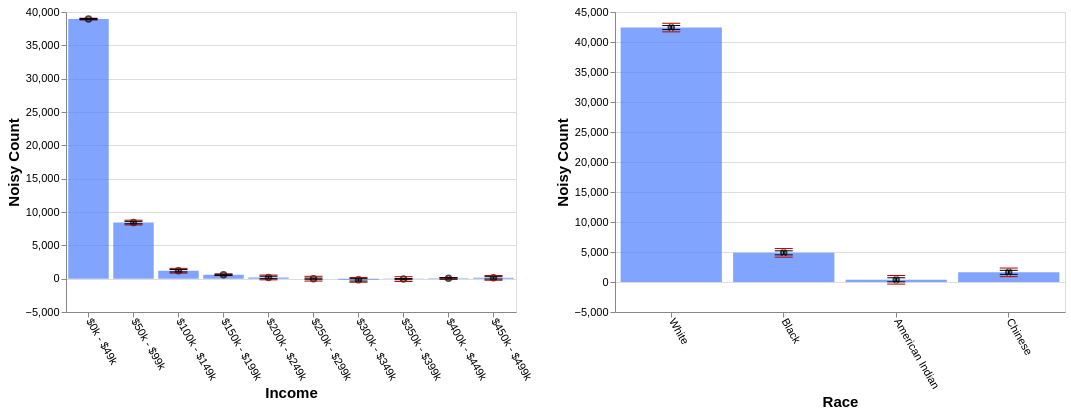

Vega-Lite specification stored for this chart:
### Vega-Lite specification from a JSON file in a GitHub repository (floating-point values rounded to 4 significant figures)
{"config": {"view": {"continuousWidth": 400, "continuousHeight": 300}, "axis": {"labelFontSize": 11, "titleFontSize": 15}, "axisBottom": {"labelAngle": 60}}, "hconcat": [{"layer": [{"mark": "bar", "encoding": {"color": {"value": "transparent"}, "tooltip": [{"aggregate": "sum", "field": "noisy_count", "title": "noisy count", "type": "quantitative"}, {"aggregate": "sum", "field": "noisy_count_prev", "title": "prev count", "type": "quantitative"}, {"aggregate": "sum", "field": "error", "title": "current error", "type": "quantitative"}, {"aggregate": "sum", "field": "error_prev", "title": "prev error", "type": "quantitative"}], "x": {"field": "income", "sort": null, "title": "Income", "type": "ordinal"}}, "height": 300, "selection": {"selector621": {"type": "interval", "encodings": ["x"]}}, "transform": [{"filter": {"selection": "selector622"}}], "width": 450}, {"mark": {"type": "bar", "color": "gray", "opacity": 0}, "encoding": {"x": {"field": "income", "sort": null, "title": "Income", "type": "ordinal"}, "y": {"aggregate": "sum", "field": "noisy_count_prev", "type": "quantitative"}}, "transform": [{"filter": {"selection": "selector622"}}]}, {"mark": {"type": "bar", "color": "#4C7FFF", "opacity": 0.7}, "encoding": {"x": {"field": "income", "sort": null, "title": "Income", "type": "ordinal"}, "y": {"aggregate": "sum", "field": "noisy_count", "type": "quantitative"}}, "transform": [{"filter": {"selection": "selector622"}}]}, {"mark": {"type": "point", "color": "black", "opacity": 0.7}, "encoding": {"x": {"field": "income", "sort": null, "title": "Income", "type": "ordinal"}, "y": {"aggregate": "sum", "field": "noisy_count", "title": "Noisy Count", "type": "quantitative"}}, "transform": [{"filter": {"selection": "selector622"}}]}, {"mark": {"type": "rule", "color": "#B6B6B6", "size": 2, "strokeDash": [3, 3]}, "encoding": {"x": {"field": "income", "sort": null, "title": "Income", "type": "ordinal"}, "y": {"aggregate": "sum", "field": "plus_error_prev_income", "title": "", "type": "quantitative"}, "y2": {"aggregate": "sum", "field": "minus_error_prev_income", "title": ""}}, "transform": [{"filter": {"selection": "selector622"}}]}, {"mark": {"type": "tick", "color": "#B90000", "size": 0, "strokeDash": [1, 1]}, "encoding": {"x": {"field": "income", "sort": null, "title": "Income", "type": "ordinal"}, "y": {"aggregate": "sum", "field": "plus_error_prev_income", "type": "quantitative"}}, "transform": [{"filter": {"selection": "selector622"}}]}, {"mark": {"type": "tick", "color": "#B90000", "size": 0, "strokeDash": [3, 1]}, "encoding": {"x": {"field": "income", "sort": null, "title": "Income", "type": "ordinal"}, "y": {"aggregate": "sum", "field": "minus_error_prev_income", "type": "quantitative"}}, "transform": [{"filter": {"selection": "selector622"}}]}, {"mark": {"type": "rule", "color": "black", "size": 2}, "encoding": {"x": {"field": "income", "sort": null, "title": "Income", "type": "ordinal"}, "y": {"aggregate": "sum", "field": "plus_error", "title": "", "type": "quantitative"}, "y2": {"aggregate": "sum", "field": "minus_error", "title": ""}}, "transform": [{"filter": {"selection": "selector622"}}]}, {"mark": {"type": "tick", "color": "black", "width": 0}, "encoding": {"x": {"field": "income", "sort": null, "title": "Income", "type": "ordinal"}, "y": {"aggregate": "sum", "field": "plus_error", "type": "quantitative"}}, "transform": [{"filter": {"selection": "selector622"}}]}, {"mark": {"type": "tick", "color": "black", "width": 0}, "encoding": {"x": {"field": "income", "sort": null, "title": "Income", "type": "ordinal"}, "y": {"aggregate": "sum", "field": "minus_error", "type": "quantitative"}}, "transform": [{"filter": {"selection": "selector622"}}]}]}, {"layer": [{"mark": "bar", "encoding": {"color": {"value": "transparent"}, "tooltip": [{"aggregate": "sum", "field": "noisy_count", "title": "noisy count", "type": "quantitative"}, {"aggregate": "sum", "field": "noisy_count_prev", "title": "prev count", "type": "quantitative"}, {"aggregate": "sum", "field": "error", "title": "current error", "type": "quantitative"}, {"aggregate": "sum", "field": "error_prev", "title": "prev error", "type": "quantitative"}], "x": {"field": "race", "sort": null, "title": "Race", "type": "ordinal"}}, "height": 300, "selection": {"selector622": {"type": "interval", "encodings": ["x"]}}, "transform": [{"filter": {"selection": "selector621"}}], "width": 450}, {"mark": {"type": "bar", "color": "gray", "opacity": 0}, "encoding": {"x": {"field": "race", "sort": null, "title": "Race", "type": "ordinal"}, "y": {"aggregate": "sum", "field": "noisy_count_prev", "type": "quantitative"}}, "transform": [{"filter": {"selection": "selector621"}}]}, {"mark": {"type": "bar", "color": "#4C7FFF", "opacity": 0.7}, "encoding": {"x": {"field": "race", "sort": null, "title": "Race", "type": "ordinal"}, "y": {"aggregate": "sum", "field": "noisy_count", "type": "quantitative"}}, "transform": [{"filter": {"selection": "selector621"}}]}, {"mark": {"type": "point", "color": "black", "opacity": 0.7}, "encoding": {"x": {"field": "race", "sort": null, "title": "Race", "type": "ordinal"}, "y": {"aggregate": "sum", "field": "noisy_count", "title": "Noisy Count", "type": "quantitative"}}, "transform": [{"filter": {"selection": "selector621"}}]}, {"mark": {"type": "rule", "color": "#B6B6B6", "size": 2, "strokeDash": [3, 3]}, "encoding": {"x": {"field": "race", "sort": null, "title": "Race", "type": "ordinal"}, "y": {"aggregate": "sum", "field": "plus_error_prev_race", "title": "", "type": "quantitative"}, "y2": {"aggregate": "sum", "field": "minus_error_prev_race", "title": ""}}, "transform": [{"filter": {"selection": "selector621"}}]}, {"mark": {"type": "tick", "color": "#B90000", "size": 0, "strokeDash": [1, 1]}, "encoding": {"x": {"field": "race", "sort": null, "title": "Race", "type": "ordinal"}, "y": {"aggregate": "sum", "field": "plus_error_prev_race", "type": "quantitative"}}, "transform": [{"filter": {"selection": "selector621"}}]}, {"mark": {"type": "tick", "color": "#B90000", "size": 0, "strokeDash": [3, 1]}, "encoding": {"x": {"field": "race", "sort": null, "title": "Race", "type": "ordinal"}, "y": {"aggregate": "sum", "field": "minus_error_prev_race", "type": "quantitative"}}, "transform": [{"filter": {"selection": "selector621"}}]}, {"mark": {"type": "rule", "color": "black", "size": 2}, "encoding": {"x": {"field": "race", "sort": null, "title": "Race", "type": "ordinal"}, "y": {"aggregate": "sum", "field": "plus_error", "title": "", "type": "quantitative"}, "y2": {"aggregate": "sum", "field": "minus_error", "title": ""}}, "transform": [{"filter": {"selection": "selector621"}}]}, {"mark": {"type": "tick", "color": "black", "width": 0}, "encoding": {"x": {"field": "race", "sort": null, "title": "Race", "type": "ordinal"}, "y": {"aggregate": "sum", "field": "plus_error", "type": "quantitative"}}, "transform": [{"filter": {"selection": "selector621"}}]}, {"mark": {"type": "tick", "color": "black", "width": 0}, "encoding": {"x": {"field": "race", "sort": null, "title": "Race", "type": "ordinal"}, "y": {"aggregate": "sum", "field": "minus_error", "type": "quantitative"}}, "transform": [{"filter": {"selection": "selector621"}}]}]}], "data": {"name": "data-b6b8682eb790926056e66e197a5e8d7a"}, "$schema": "https://vega.github.io/schema/vega-lite/v4.17.0.json", "datasets": {"data-b6b8682eb790926056e66e197a5e8d7a": [{"income": "$0k - $49k", "race": "White", "noisy_count": 33140.0, "true_count": 33160.0, "plus_error": 33170.0, "minus_error": 33120.0, "error": 22.6, "noisy_count_prev": 33120.0, "true_count_prev": 33160.0, "plus_error_prev": 33150.0, "minus_error_prev": 33090.0, "error_prev": 30.3, "plus_error_prev_income": 33170.0, "minus_error_prev_income": 33110.0, "plus_error_prev_race": 33150.0, "minus_error_prev_race": 33090.0}, {"income": "$0k - $49k", "race": "Black", "noisy_count": 4289.0, "true_count": 4314.0, "plus_error": 4312.0, "minus_error": 4267.0, "error": 22.6, "noisy_count_prev": 4301.0, "true_count_prev": 4314.0, "plus_error_prev": 4331.0, "minus_error_prev": 4271.0, "error_prev": 30.3, "plus_error_prev_income": 4350.0, "minus_error_prev_income": 4289.0, "plus_error_prev_race": 4335.0, "minus_error_prev_race": 4275.0}, {"income": "$0k - $49k", "race": "American Indian", "noisy_count": 489.9, "true_count": 489.0, "plus_error": 512.5, "minus_error": 467.3, "error": 22.6, "noisy_count_prev": 460.1, "true_count_prev": 489.0, "plus_error_prev": 490.4, "minus_error_prev": 429.9, "error_prev": 30.3, "plus_error_prev_income": 508.5, "minus_error_prev_income": 448.0, "plus_error_prev_race": 491.7, "minus_error_prev_race": 431.2}, {"income": "$0k - $49k", "race": "Chinese", "noisy_count": 1020.0, "true_count": 992.0, "plus_error": 1042.0, "minus_error": 997.0, "error": 22.6, "noisy_count_prev": 988.0, "true_count_prev": 992.0, "plus_error_prev": 1018.0, "minus_error_prev": 957.7, "error_prev": 30.3, "plus_error_prev_income": 1036.0, "minus_error_prev_income": 975.8, "plus_error_prev_race": 1023.0, "minus_error_prev_race": 962.8}, {"income": "$50k - $99k", "race": "White", "noisy_count": 7549.0, "true_count": 7572.0, "plus_error": 7594.0, "minus_error": 7504.0, "error": 44.7, "noisy_count_prev": 7616.0, "true_count_prev": 7572.0, "plus_error_prev": 7705.0, "minus_error_prev": 7526.0, "error_prev": 89.4, "plus_error_prev_income": 7685.0, "minus_error_prev_income": 7506.0, "plus_error_prev_race": 7703.0, "minus_error_prev_race": 7524.0}, {"income": "$50k - $99k", "race": "Black", "noisy_count": 503.5, "true_count": 547.0, "plus_error": 548.2, "minus_error": 458.8, "error": 44.7, "noisy_count_prev": 468.6, "true_count_prev": 547.0, "plus_error_prev": 558.0, "minus_error_prev": 379.1, "error_prev": 89.4, "plus_error_prev_income": 538.3, "minus_error_prev_income": 359.4, "plus_error_prev_race": 561.7, "minus_error_prev_race": 382.8}, {"income": "$50k - $99k", "race": "American Indian", "noisy_count": 43.4, "true_count": 64.0, "plus_error": 88.1, "minus_error": -1.3, "error": 44.7, "noisy_count_prev": 119.0, "true_count_prev": 64.0, "plus_error_prev": 208.4, "minus_error_prev": 29.5, "error_prev": 89.4, "plus_error_prev_income": 188.7, "minus_error_prev_income": 9.85, "plus_error_prev_race": 209.7, "minus_error_prev_race": 30.82}, {"income": "$50k - $99k", "race": "Chinese", "noisy_count": 319.2, "true_count": 344.0, "plus_error": 363.9, "minus_error": 274.5, "error": 44.7, "noisy_count_prev": 290.7, "true_count_prev": 344.0, "plus_error_prev": 380.2, "minus_error_prev": 201.3, "error_prev": 89.4, "plus_error_prev_income": 360.5, "minus_error_prev_income": 181.6, "plus_error_prev_race": 385.3, "minus_error_prev_race": 206.4}, {"income": "$100k - $149k", "race": "White", "noisy_count": 955.4, "true_count": 1036.0, "plus_error": 1000.0, "minus_error": 910.6, "error": 44.7, "noisy_count_prev": 801.3, "true_count_prev": 1036.0, "plus_error_prev": 890.8, "minus_error_prev": 711.9, "error_prev": 89.4, "plus_error_prev_income": 931.5, "minus_error_prev_income": 752.6, "plus_error_prev_race": 889.0, "minus_error_prev_race": 710.1}, {"income": "$100k - $149k", "race": "Black", "noisy_count": 55.7, "true_count": 45.0, "plus_error": 100.4, "minus_error": 10.9, "error": 44.7, "noisy_count_prev": 125.6, "true_count_prev": 45.0, "plus_error_prev": 215.0, "minus_error_prev": 36.1, "error_prev": 89.4, "plus_error_prev_income": 255.7, "minus_error_prev_income": 76.78, "plus_error_prev_race": 218.7, "minus_error_prev_race": 39.83}, {"income": "$100k - $149k", "race": "American Indian", "noisy_count": 36.6, "true_count": 4.0, "plus_error": 81.3, "minus_error": -8.2, "error": 44.7, "noisy_count_prev": -13.9, "true_count_prev": 4.0, "plus_error_prev": 75.5, "minus_error_prev": -103.4, "error_prev": 89.4, "plus_error_prev_income": 116.2, "minus_error_prev_income": -62.72, "plus_error_prev_race": 76.82, "minus_error_prev_race": -102.1}, {"income": "$100k - $149k", "race": "Chinese", "noisy_count": 143.2, "true_count": 64.0, "plus_error": 187.9, "minus_error": 98.5, "error": 44.7, "noisy_count_prev": 115.2, "true_count_prev": 64.0, "plus_error_prev": 204.6, "minus_error_prev": 25.7, "error_prev": 89.4, "plus_error_prev_income": 245.3, "minus_error_prev_income": 66.38, "plus_error_prev_race": 209.7, "minus_error_prev_race": 30.77}, {"income": "$150k - $199k", "race": "White", "noisy_count": 563.5, "true_count": 559.0, "plus_error": 585.4, "minus_error": 541.5, "error": 21.9, "noisy_count_prev": 565.8, "true_count_prev": 559.0, "plus_error_prev": 594.8, "minus_error_prev": 536.7, "error_prev": 29.1, "plus_error_prev_income": 584.9, "minus_error_prev_income": 526.8, "plus_error_prev_race": 593.0, "minus_error_prev_race": 534.9}, {"income": "$150k - $199k", "race": "Black", "noisy_count": -32.1, "true_count": 15.0, "plus_error": -10.1, "minus_error": -54.0, "error": 21.9, "noisy_count_prev": -11.9, "true_count_prev": 15.0, "plus_error_prev": 17.2, "minus_error_prev": -40.9, "error_prev": 29.1, "plus_error_prev_income": 7.325, "minus_error_prev_income": -50.77, "plus_error_prev_race": 20.93, "minus_error_prev_race": -37.17}, {"income": "$150k - $199k", "race": "American Indian", "noisy_count": 20.3, "true_count": 1.0, "plus_error": 42.2, "minus_error": -1.6, "error": 21.9, "noisy_count_prev": 33.0, "true_count_prev": 1.0, "plus_error_prev": 62.0, "minus_error_prev": 3.9, "error_prev": 29.1, "plus_error_prev_income": 52.12, "minus_error_prev_income": -5.975, "plus_error_prev_race": 63.32, "minus_error_prev_race": 5.22}, {"income": "$150k - $199k", "race": "Chinese", "noisy_count": 30.3, "true_count": 34.0, "plus_error": 52.2, "minus_error": 8.3, "error": 21.9, "noisy_count_prev": 34.6, "true_count_prev": 34.0, "plus_error_prev": 63.7, "minus_error_prev": 5.6, "error_prev": 29.1, "plus_error_prev_income": 53.83, "minus_error_prev_income": -4.275, "plus_error_prev_race": 68.77, "minus_error_prev_race": 10.67}, {"income": "$200k - $249k", "race": "White", "noisy_count": 198.5, "true_count": 122.0, "plus_error": 243.2, "minus_error": 153.8, "error": 44.7, "noisy_count_prev": 173.4, "true_count_prev": 122.0, "plus_error_prev": 262.9, "minus_error_prev": 84.0, "error_prev": 89.4, "plus_error_prev_income": 236.9, "minus_error_prev_income": 58.02, "plus_error_prev_race": 261.1, "minus_error_prev_race": 82.21}, {"income": "$200k - $249k", "race": "Black", "noisy_count": 19.5, "true_count": 7.0, "plus_error": 64.2, "minus_error": -25.2, "error": 44.7, "noisy_count_prev": 51.0, "true_count_prev": 7.0, "plus_error_prev": 140.5, "minus_error_prev": -38.4, "error_prev": 89.4, "plus_error_prev_income": 114.5, "minus_error_prev_income": -64.38, "plus_error_prev_race": 144.2, "minus_error_prev_race": -34.67}, {"income": "$200k - $249k", "race": "American Indian", "noisy_count": -4.4, "true_count": 3.0, "plus_error": 40.3, "minus_error": -49.1, "error": 44.7, "noisy_count_prev": 42.2, "true_count_prev": 3.0, "plus_error_prev": 131.7, "minus_error_prev": -47.2, "error_prev": 89.4, "plus_error_prev_income": 105.7, "minus_error_prev_income": -73.18, "plus_error_prev_race": 133.0, "minus_error_prev_race": -45.88}, {"income": "$200k - $249k", "race": "Chinese", "noisy_count": -31.5, "true_count": 5.0, "plus_error": 13.3, "minus_error": -76.2, "error": 44.7, "noisy_count_prev": 19.4, "true_count_prev": 5.0, "plus_error_prev": 108.8, "minus_error_prev": -70.0, "error_prev": 89.4, "plus_error_prev_income": 82.82, "minus_error_prev_income": -95.97, "plus_error_prev_race": 113.9, "minus_error_prev_race": -64.93}, {"income": "$250k - $299k", "race": "White", "noisy_count": 42.8, "true_count": 43.0, "plus_error": 64.4, "minus_error": 21.1, "error": 21.7, "noisy_count_prev": 69.9, "true_count_prev": 43.0, "plus_error_prev": 159.3, "minus_error_prev": -19.6, "error_prev": 89.4, "plus_error_prev_income": 197.9, "minus_error_prev_income": 19.02, "plus_error_prev_race": 157.5, "minus_error_prev_race": -21.39}, {"income": "$250k - $299k", "race": "Black", "noisy_count": -10.0, "true_count": 0.0, "plus_error": 11.7, "minus_error": -31.7, "error": 21.7, "noisy_count_prev": -21.5, "true_count_prev": 0.0, "plus_error_prev": 68.0, "minus_error_prev": -110.9, "error_prev": 89.4, "plus_error_prev_income": 106.6, "minus_error_prev_income": -72.28, "plus_error_prev_race": 71.73, "minus_error_prev_race": -107.2}, {"income": "$250k - $299k", "race": "American Indian", "noisy_count": -52.8, "true_count": 0.0, "plus_error": -31.1, "minus_error": -74.5, "error": 21.7, "noisy_count_prev": -227.0, "true_count_prev": 0.0, "plus_error_prev": -137.5, "minus_error_prev": -316.4, "error_prev": 89.4, "plus_error_prev_income": -98.88, "minus_error_prev_income": -277.8, "plus_error_prev_race": -136.2, "minus_error_prev_race": -315.1}, {"income": "$250k - $299k", "race": "Chinese", "noisy_count": 19.2, "true_count": 3.0, "plus_error": 40.8, "minus_error": -2.5, "error": 21.7, "noisy_count_prev": 23.3, "true_count_prev": 3.0, "plus_error_prev": 112.8, "minus_error_prev": -66.1, "error_prev": 89.4, "plus_error_prev_income": 151.4, "minus_error_prev_income": -27.48, "plus_error_prev_race": 117.9, "minus_error_prev_race": -61.03}, {"income": "$300k - $349k", "race": "White", "noisy_count": -32.9, "true_count": 11.0, "plus_error": 11.8, "minus_error": -77.6, "error": 44.7, "noisy_count_prev": -34.7, "true_count_prev": 11.0, "plus_error_prev": 54.7, "minus_error_prev": -124.2, "error_prev": 89.4, "plus_error_prev_income": 6.625, "minus_error_prev_income": -172.3, "plus_error_prev_race": 52.91, "minus_error_prev_race": -126.0}, {"income": "$300k - $349k", "race": "Black", "noisy_count": 3.0, "true_count": 1.0, "plus_error": 47.7, "minus_error": -41.7, "error": 44.7, "noisy_count_prev": 74.9, "true_count_prev": 1.0, "plus_error_prev": 164.4, "minus_error_prev": -14.5, "error_prev": 89.4, "plus_error_prev_income": 116.3, "minus_error_prev_income": -62.58, "plus_error_prev_race": 168.1, "minus_error_prev_race": -10.77}, {"income": "$300k - $349k", "race": "American Indian", "noisy_count": -101.8, "true_count": 0.0, "plus_error": -57.1, "minus_error": -146.5, "error": 44.7, "noisy_count_prev": -21.6, "true_count_prev": 0.0, "plus_error_prev": 67.8, "minus_error_prev": -111.1, "error_prev": 89.4, "plus_error_prev_income": 19.72, "minus_error_prev_income": -159.2, "plus_error_prev_race": 69.12, "minus_error_prev_race": -109.8}, {"income": "$300k - $349k", "race": "Chinese", "noisy_count": -43.8, "true_count": 0.0, "plus_error": 0.9, "minus_error": -88.5, "error": 44.7, "noisy_count_prev": -1.8, "true_count_prev": 0.0, "plus_error_prev": 87.6, "minus_error_prev": -91.3, "error_prev": 89.4, "plus_error_prev_income": 39.52, "minus_error_prev_income": -139.4, "plus_error_prev_race": 92.67, "minus_error_prev_race": -86.23}, {"income": "$350k - $399k", "race": "White", "noisy_count": 18.3, "true_count": 2.0, "plus_error": 40.8, "minus_error": -4.2, "error": 22.5, "noisy_count_prev": 57.4, "true_count_prev": 2.0, "plus_error_prev": 146.9, "minus_error_prev": -32.0, "error_prev": 89.4, "plus_error_prev_income": 150.8, "minus_error_prev_income": -28.1, "plus_error_prev_race": 145.1, "minus_error_prev_race": -33.79}, {"income": "$350k - $399k", "race": "Black", "noisy_count": -18.1, "true_count": 0.0, "plus_error": 4.4, "minus_error": -40.6, "error": 22.5, "noisy_count_prev": -35.4, "true_count_prev": 0.0, "plus_error_prev": 54.1, "minus_error_prev": -124.8, "error_prev": 89.4, "plus_error_prev_income": 58.0, "minus_error_prev_income": -120.9, "plus_error_prev_race": 57.83, "minus_error_prev_race": -121.1}, {"income": "$350k - $399k", "race": "American Indian", "noisy_count": -67.2, "true_count": 0.0, "plus_error": -44.7, "minus_error": -89.7, "error": 22.5, "noisy_count_prev": -90.0, "true_count_prev": 0.0, "plus_error_prev": -0.6, "minus_error_prev": -179.5, "error_prev": 89.4, "plus_error_prev_income": 3.3, "minus_error_prev_income": -175.6, "plus_error_prev_race": 0.72, "minus_error_prev_race": -178.2}, {"income": "$350k - $399k", "race": "Chinese", "noisy_count": 6.6, "true_count": 0.0, "plus_error": 29.1, "minus_error": -15.9, "error": 22.5, "noisy_count_prev": -8.0, "true_count_prev": 0.0, "plus_error_prev": 81.4, "minus_error_prev": -97.5, "error_prev": 89.4, "plus_error_prev_income": 85.3, "minus_error_prev_income": -93.6, "plus_error_prev_race": 86.47, "minus_error_prev_race": -92.43}, {"income": "$400k - $449k", "race": "White", "noisy_count": 9.1, "true_count": 2.0, "plus_error": 32.0, "minus_error": -13.8, "error": 22.9, "noisy_count_prev": 32.9, "true_count_prev": 2.0, "plus_error_prev": 63.7, "minus_error_prev": 2.0, "error_prev": 30.8, "plus_error_prev_income": 64.1, "minus_error_prev_income": 2.4, "plus_error_prev_race": 61.91, "minus_error_prev_race": 0.21}, {"income": "$400k - $449k", "race": "Black", "noisy_count": 46.5, "true_count": 0.0, "plus_error": 69.4, "minus_error": 23.5, "error": 22.9, "noisy_count_prev": -9.3, "true_count_prev": 0.0, "plus_error_prev": 21.5, "minus_error_prev": -40.1, "error_prev": 30.8, "plus_error_prev_income": 21.9, "minus_error_prev_income": -39.7, "plus_error_prev_race": 25.23, "minus_error_prev_race": -36.37}, {"income": "$400k - $449k", "race": "American Indian", "noisy_count": -37.6, "true_count": 0.0, "plus_error": -14.7, "minus_error": -60.5, "error": 22.9, "noisy_count_prev": -8.1, "true_count_prev": 0.0, "plus_error_prev": 22.7, "minus_error_prev": -38.9, "error_prev": 30.8, "plus_error_prev_income": 23.1, "minus_error_prev_income": -38.5, "plus_error_prev_race": 24.02, "minus_error_prev_race": -37.58}, {"income": "$400k - $449k", "race": "Chinese", "noisy_count": 30.1, "true_count": 0.0, "plus_error": 53.0, "minus_error": 7.1, "error": 22.9, "noisy_count_prev": 31.0, "true_count_prev": 0.0, "plus_error_prev": 61.8, "minus_error_prev": 0.2, "error_prev": 30.8, "plus_error_prev_income": 62.2, "minus_error_prev_income": 0.6, "plus_error_prev_race": 66.87, "minus_error_prev_race": 5.27}, {"income": "$450k - $499k", "race": "White", "noisy_count": -39.3, "true_count": 1.0, "plus_error": 5.4, "minus_error": -84.0, "error": 44.7, "noisy_count_prev": 24.1, "true_count_prev": 1.0, "plus_error_prev": 113.6, "minus_error_prev": -65.3, "error_prev": 89.4, "plus_error_prev_income": 136.2, "minus_error_prev_income": -42.65, "plus_error_prev_race": 111.8, "minus_error_prev_race": -67.09}, {"income": "$450k - $499k", "race": "Black", "noisy_count": 0.8, "true_count": 0.0, "plus_error": 45.6, "minus_error": -43.9, "error": 44.7, "noisy_count_prev": -122.5, "true_count_prev": 0.0, "plus_error_prev": -33.1, "minus_error_prev": -212.0, "error_prev": 89.4, "plus_error_prev_income": -10.45, "minus_error_prev_income": -189.3, "plus_error_prev_race": -29.37, "minus_error_prev_race": -208.3}, {"income": "$450k - $499k", "race": "American Indian", "noisy_count": 42.9, "true_count": 0.0, "plus_error": 87.6, "minus_error": -1.8, "error": 44.7, "noisy_count_prev": 62.4, "true_count_prev": 0.0, "plus_error_prev": 151.9, "minus_error_prev": -27.0, "error_prev": 89.4, "plus_error_prev_income": 174.6, "minus_error_prev_income": -4.35, "plus_error_prev_race": 153.2, "minus_error_prev_race": -25.68}, {"income": "$450k - $499k", "race": "Chinese", "noisy_count": 117.0, "true_count": 0.0, "plus_error": 161.8, "minus_error": 72.3, "error": 44.7, "noisy_count_prev": 66.8, "true_count_prev": 0.0, "plus_error_prev": 156.2, "minus_error_prev": -22.6, "error_prev": 89.4, "plus_error_prev_income": 178.8, "minus_error_prev_income": 0.05, "plus_error_prev_race": 161.3, "minus_error_prev_race": -17.53}]}}
